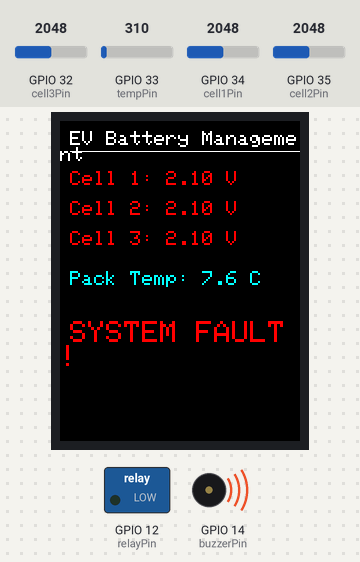
This sketch was run on a simulated ESP32. Parts: 240×320 colour display, switched loads named in the sketch (green lamp = pin HIGH), buzzer (waves = sounding, pin HIGH). The inputs (shaded band) are chosen by the test bench; at power-on: GPIO 33 (tempPin) = 310, GPIO 32 (cell3Pin) = 2048, GPIO 34 (cell1Pin) = 2048, GPIO 35 (cell2Pin) = 2048.

Above: at 1.4 s.
1.5 s: GPIO 33 (tempPin) set to 328
At 2.8 s:
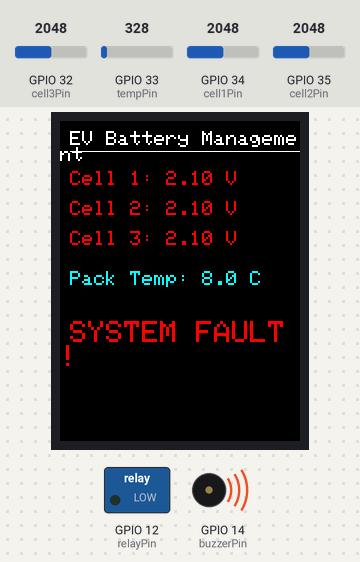
3.3 s: GPIO 32 (cell3Pin) set to 2897
At 3.8 s:
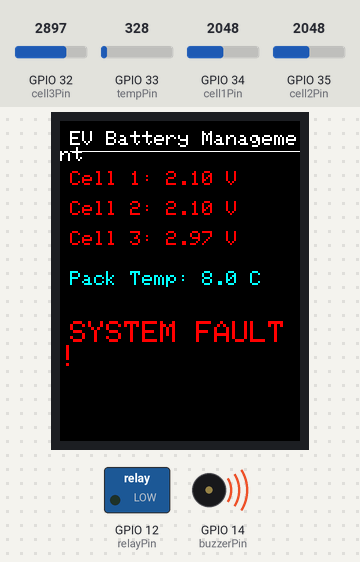
5.0 s: GPIO 32 (cell3Pin) set to 2966
At 6.0 s:
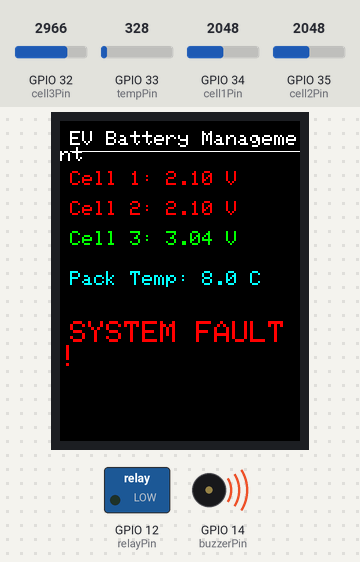
6.6 s: GPIO 34 (cell1Pin) set to 2856
At 7.9 s:
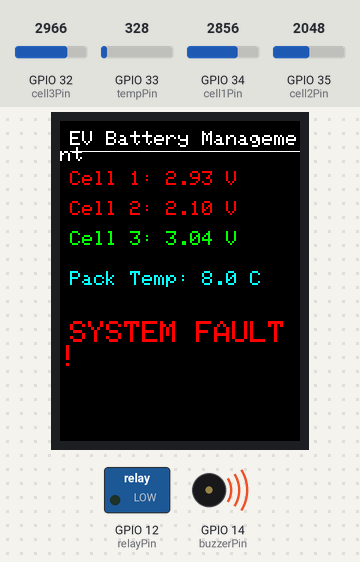
8.2 s: GPIO 34 (cell1Pin) set to 2994
At 9.2 s:
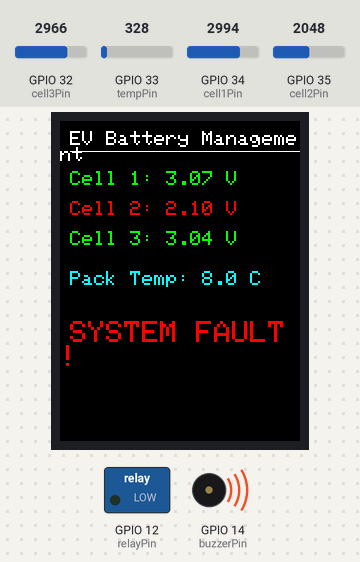
9.9 s: GPIO 35 (cell2Pin) set to 3972
At 11.3 s:
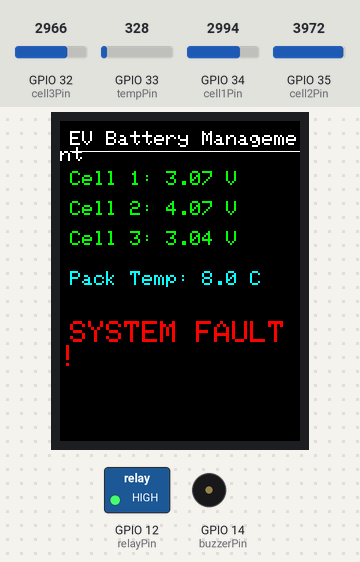
Timing chart, 0 to 12.9 s (numbered marks = the images above; inputs shaded):
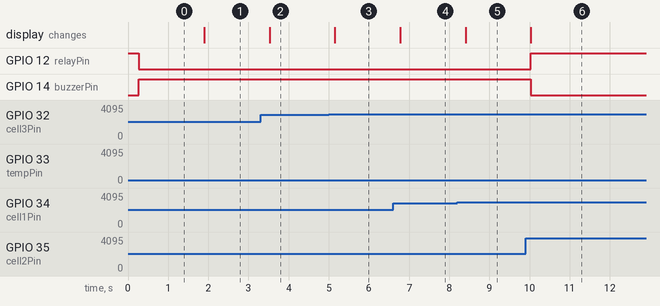

The sketch:

sketch.ino
```cpp
#include <SPI.h>
#include <Adafruit_GFX.h>
#include <Adafruit_ILI9341.h>

// TFT Display Pins
#define TFT_CS 15
#define TFT_DC 2
#define TFT_RST 4
Adafruit_ILI9341 tft = Adafruit_ILI9341(TFT_CS, TFT_DC, TFT_RST);

// Sensor & Actuator Pins
const int cell1Pin = 34;
const int cell2Pin = 35;
const int cell3Pin = 32;
const int tempPin = 33;
const int relayPin = 12;
const int buzzerPin = 14;

// Safety Thresholds
const float MIN_CELL_VOLTAGE = 3.0; // Minimum safe voltage per cell
const float MAX_TEMP = 60.0;        // Maximum safe pack temperature (Celsius)

void setup() {
  Serial.begin(115200);

  // Initialize Safety Hardware
  pinMode(relayPin, OUTPUT);
  pinMode(buzzerPin, OUTPUT);

  // Start with the relay ON (Battery Pack Connected)
  digitalWrite(relayPin, HIGH);

  // Initialize Screen
  tft.begin();
  tft.setRotation(4); // Set to Landscape mode
  tft.fillScreen(ILI9341_BLACK);

  // Draw the Static Dashboard UI
  tft.setTextColor(ILI9341_WHITE);
  tft.setTextSize(2);
  tft.setCursor(10, 10);
  tft.print("EV Battery Management");
  tft.drawLine(10, 30, 300, 30, ILI9341_WHITE);
}

void loop() {
  // 1. Read Simulated Sensors
  // Convert ESP32 12-bit ADC (0-4095) to Li-ion Voltage (0.0V - 4.2V)
  float cell1V = (analogRead(cell1Pin) / 4095.0) * 4.2;
  float cell2V = (analogRead(cell2Pin) / 4095.0) * 4.2;
  float cell3V = (analogRead(cell3Pin) / 4095.0) * 4.2;

  // Convert NTC analog reading to an approximate Celsius value
  int rawTemp = analogRead(tempPin);
  float packTemp = (rawTemp / 4095.0) * 100.0;

  // 2. Update TFT Dashboard Data
  tft.fillRect(10, 50, 300, 150, ILI9341_BLACK); // Clear previous readings

  tft.setTextSize(2);

  // Cell 1
  tft.setCursor(10, 50);
  tft.setTextColor(cell1V >= MIN_CELL_VOLTAGE ? ILI9341_GREEN : ILI9341_RED);
  tft.print("Cell 1: "); tft.print(cell1V, 2); tft.println(" V");

  // Cell 2
  tft.setCursor(10, 80);
  tft.setTextColor(cell2V >= MIN_CELL_VOLTAGE ? ILI9341_GREEN : ILI9341_RED);
  tft.print("Cell 2: "); tft.print(cell2V, 2); tft.println(" V");

  // Cell 3
  tft.setCursor(10, 110);
  tft.setTextColor(cell3V >= MIN_CELL_VOLTAGE ? ILI9341_GREEN : ILI9341_RED);
  tft.print("Cell 3: "); tft.print(cell3V, 2); tft.println(" V");

  // Pack Temperature
  tft.setCursor(10, 150);
  tft.setTextColor(packTemp < MAX_TEMP ? ILI9341_CYAN : ILI9341_RED);
  tft.print("Pack Temp: "); tft.print(packTemp, 1); tft.println(" C");

  // 3. Safety Cutoff Control Logic
  if (cell1V < MIN_CELL_VOLTAGE || cell2V < MIN_CELL_VOLTAGE || cell3V < MIN_CELL_VOLTAGE || packTemp > MAX_TEMP) {
    digitalWrite(relayPin, LOW);   // CUT BATTERY POWER (Main Contactor opens)
    digitalWrite(buzzerPin, HIGH); // SOUND HIGH-VOLTAGE ALARM

    tft.setCursor(10, 200);
    tft.setTextColor(ILI9341_RED);
    tft.setTextSize(3);
    tft.print("SYSTEM FAULT!");
  } else {
    digitalWrite(relayPin, HIGH);  // Keep power connected
    digitalWrite(buzzerPin, LOW);  // Silence alarm
  }

  delay(500); // Wait half a second before refreshing the screen
}
```

Measured:
- the behaviour switches between 313 and 314 on GPIO 33 (tempPin) (found by bisection; images 0 and 1)
- the behaviour switches between 2924 and 2925 on GPIO 32 (cell3Pin) (found by bisection; images 2 and 3)
- the behaviour switches between 2924 and 2925 on GPIO 34 (cell1Pin) (found by bisection; images 4 and 5)
- after the input at 1.5 s, the display: changes after 0.40 s (image 1)
- after the input at 3.3 s, the display: changes after 0.22 s (image 2)
- after the input at 5.0 s, the display: changes after 0.15 s (image 3)
- after the input at 6.6 s, the display: changes after 0.18 s (image 4)
- after the input at 8.2 s, the display: changes after 0.21 s (image 5)
- after the input at 9.9 s, GPIO 12 (relayPin): LOW → HIGH after 0.13 s; GPIO 14 (buzzerPin): HIGH → LOW after 0.13 s; the display: changes after 0.13 s (image 6)
